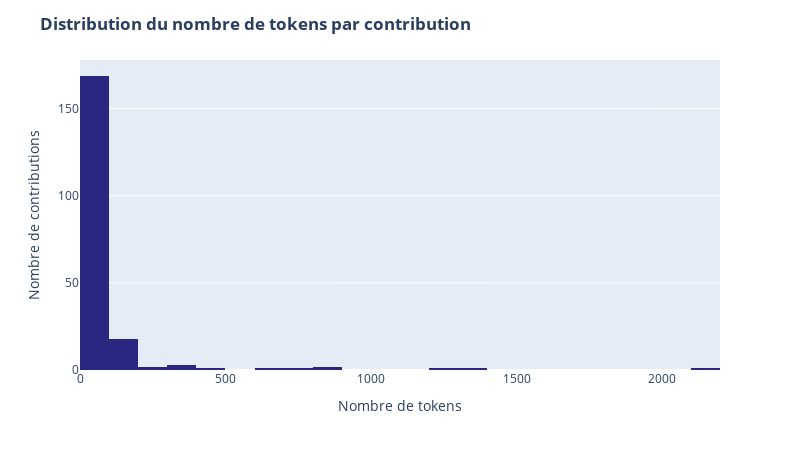

The notebook cell this image was saved under:
### Markdown cell above
### **A - Caractéristiques des contributions**

### Code cell
# Barplot du nombre de charactères par contribution sur les 200 premières contributions
fig = px.histogram(
    df, x="nb_tokens_contrib",
    color_discrete_sequence=["#2a2781"]
)
fig.update_layout(
    title={"text": "<b>Distribution du nombre de tokens par contribution</b>"}, 
    xaxis_title="Nombre de tokens", 
    yaxis_title="Nombre de contributions", 
    width=800, height=450
)
fig.update_traces(
    hovertemplate =
        "Nombre de tokens = %{x}<br>" \
        "Nombre de contributions = %{y}<extra></extra>"
)
fig.show()

### Figure 1 — Plotly figure (JSON) as saved in the notebook; plotly's stock layout.template omitted (floating-point values rounded to 4 significant figures; data arrays with more than 128 entries replaced by an {"elided": "..."} marker saying what was removed)
{"data": [{"bingroup": "x", "hovertemplate": "Nombre de tokens = %{x}<br>Nombre de contributions = %{y}<extra></extra>", "legendgroup": "", "marker": {"color": "#2a2781", "pattern": {"shape": ""}}, "name": "", "orientation": "v", "showlegend": false, "type": "histogram", "x": {"elided": "200 int values"}, "xaxis": "x", "yaxis": "y"}], "layout": {"barmode": "relative", "height": 450, "legend": {"tracegroupgap": 0}, "margin": {"t": 60}, "title": {"text": "<b>Distribution du nombre de tokens par contribution</b>"}, "width": 800, "xaxis": {"anchor": "y", "domain": [0, 1], "title": {"text": "Nombre de tokens"}}, "yaxis": {"anchor": "x", "domain": [0, 1], "title": {"text": "Nombre de contributions"}}}}
